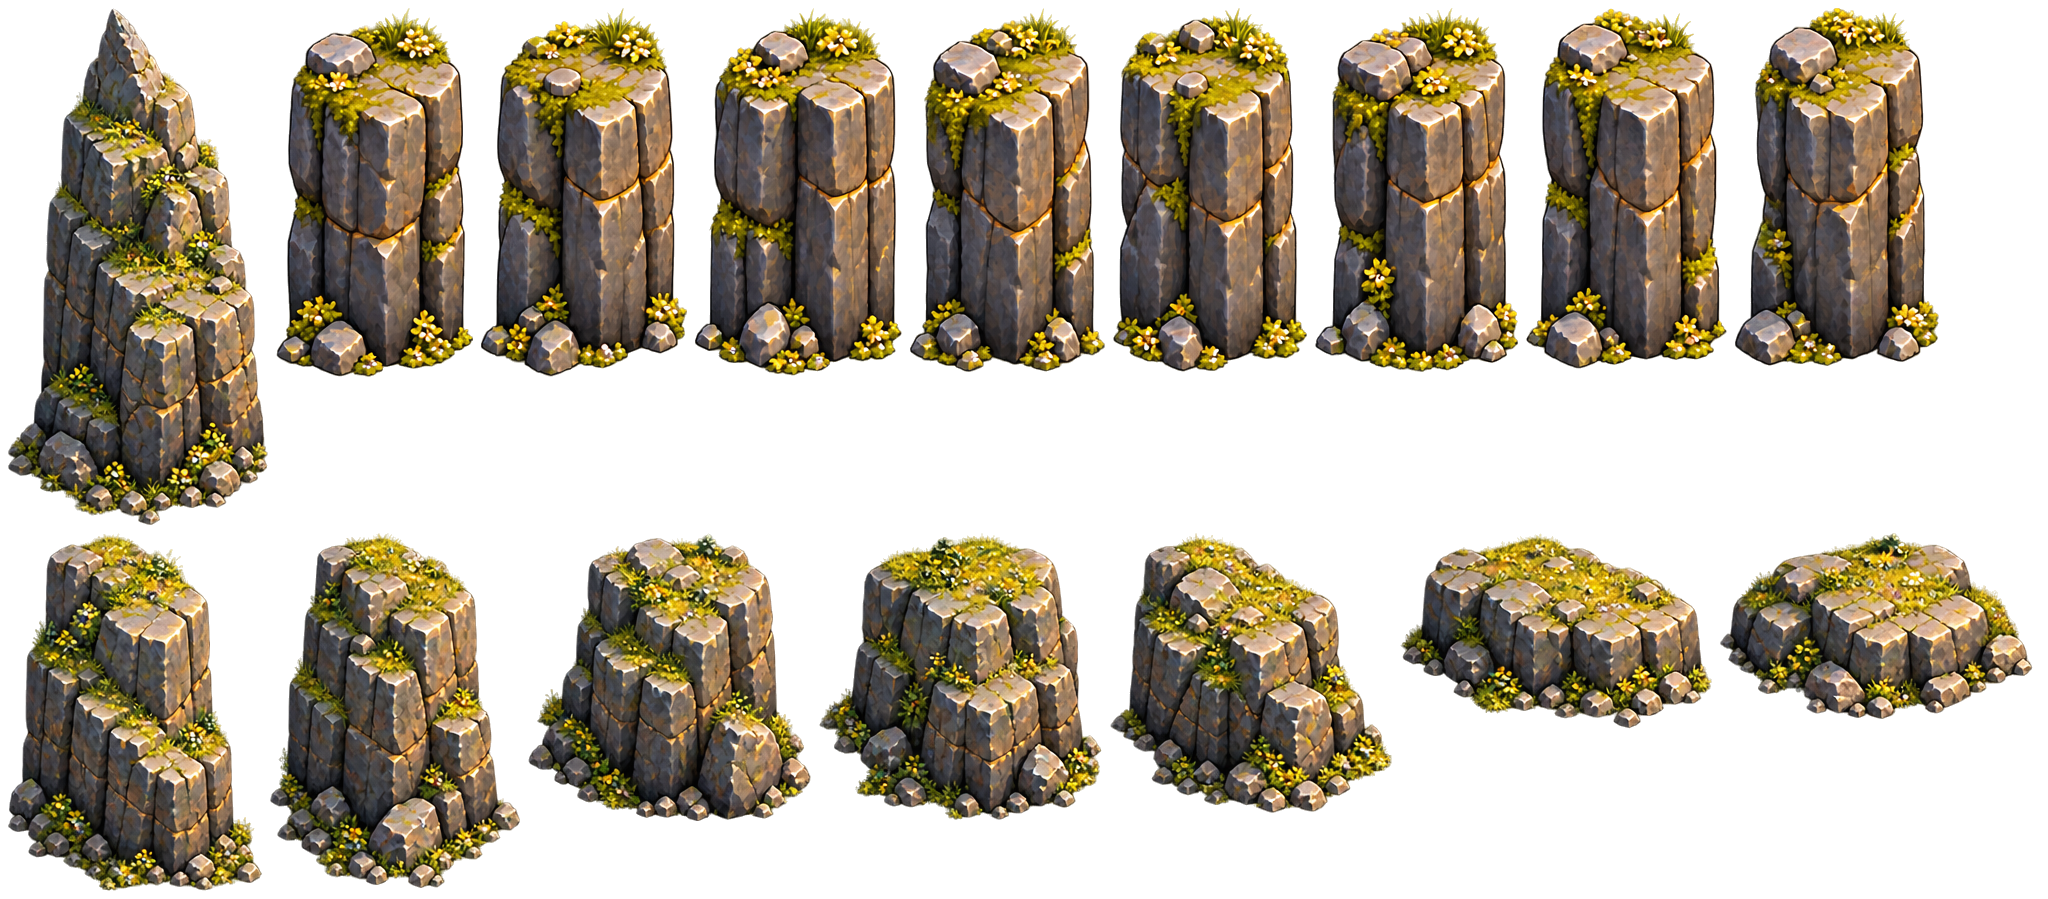

Write Python code to recreate this figure.
#!/usr/bin/env python3
"""Pack the cut cliff blocks (wall columns + natural rock) into one atlas for the game, and write the
CliffBlocks resource that points into it.

One atlas = one texture for every cliff on the map, so the 2D renderer can batch them (phone). Blocks are
packed in shelves (tallest first) with --pad px of transparent gap so mipmaps do not bleed.
Input: the folders/JSONs written by cliff_sheet_cut.py. Group = wall for the --wall JSON, rock for --rock.
Kinds: low 0, mid 1, tall 2, peak 3 (wall blocks are tall).

Writes:
  <atlas>                      PNG atlas (default art/maps/cliffs/cliff_atlas.png)
  <res>                        game/core/cliff_blocks.tres (CliffBlocks: atlas, rects, grounds, tops,
                               texels, groups, kinds) — overwritten, it holds no hand-tuned values
Top of a block (where decor stands): per column of the middle --top-span of its width, the first row with
alpha > 128; the median of those rows (block px). A narrow spire on a peak does not lift it.
Exit 0 ok, 2 bad args.

Example:
  python3 cliff_sheet_cut.py cliff_wall_sheet.png -t cliff_blocks_template.json -o $TMPDIR/cut -p cliff_wall
  python3 cliff_sheet_cut.py cliff_rock_sheet.png -t rock_blocks_template.json -o $TMPDIR/cut -p cliff_rock
  python3 cliff_atlas.py --wall $TMPDIR/cut/cliff_wall.json --rock $TMPDIR/cut/cliff_rock.json
"""
import argparse
import json
import os
import sys

from PIL import Image

KINDS = {"low": 0, "mid": 1, "tall": 2, "peak": 3, "wall": 2}
HERE = os.path.dirname(os.path.abspath(__file__))
ROOT = os.path.abspath(os.path.join(HERE, "..", "..", ".."))


def main() -> int:
    ap = argparse.ArgumentParser(description=__doc__, formatter_class=argparse.RawDescriptionHelpFormatter)
    ap.add_argument("--wall", required=True, help="cliff_wall.json from cliff_sheet_cut.py")
    ap.add_argument("--rock", required=True, help="cliff_rock.json from cliff_sheet_cut.py")
    ap.add_argument("--atlas", default=os.path.join(HERE, "cliff_atlas.png"), help="atlas PNG (default: next to this script)")
    ap.add_argument("--res", default=os.path.join(ROOT, "game", "core", "cliff_blocks.tres"),
                    help="CliffBlocks .tres (default game/core/cliff_blocks.tres)")
    ap.add_argument("--width", type=int, default=2048, help="atlas width, px (default 2048)")
    ap.add_argument("--top-span", type=float, default=0.6, help="middle share of the width measured for the top (default 0.6)")
    ap.add_argument("--pad", type=int, default=8, help="gap between blocks, px (default 8)")
    a = ap.parse_args()
    blocks = []
    for group, path in ((0, a.wall), (1, a.rock)):
        if not os.path.isfile(path):
            print(f"no such file: {path}", file=sys.stderr)
            return 2
        meta = json.load(open(path))
        for b in meta["blocks"]:
            im = Image.open(os.path.join(os.path.dirname(path), b["file"])).convert("RGBA")
            a_ = im.getchannel("A")
            w, h = im.size
            tops_ = []
            for x in range(int(w * (1 - a.top_span) / 2), int(w * (1 + a.top_span) / 2)):
                col = [a_.getpixel((x, y)) for y in range(h)]
                y = next((y for y, v in enumerate(col) if v > 128), None)
                if y is not None:
                    tops_.append(y)
            tops_.sort()
            blocks.append({"im": im, "ground": b["ground"], "texels": meta["texels_per_map_px"],
                           "top": tops_[len(tops_) // 2] if tops_ else 0,
                           "group": group, "kind": KINDS[b["kind"]]})
    order = sorted(range(len(blocks)), key=lambda i: -blocks[i]["im"].height)
    x, y, shelf = a.pad, a.pad, 0
    for i in order:
        w, h = blocks[i]["im"].size
        if x + w + a.pad > a.width:
            x, y, shelf = a.pad, y + shelf + a.pad, 0
        blocks[i]["rect"] = (x, y, w, h)
        x += w + a.pad
        shelf = max(shelf, h)
    height = y + shelf + a.pad
    atlas = Image.new("RGBA", (a.width, height), (0, 0, 0, 0))
    for b in blocks:
        atlas.paste(b["im"], b["rect"][:2])
    atlas.save(a.atlas)
    res_atlas = "res://" + os.path.relpath(os.path.abspath(a.atlas), ROOT)
    rects = ", ".join("Rect2(%d, %d, %d, %d)" % b["rect"] for b in blocks)
    grounds = ", ".join("%g, %g" % tuple(b["ground"]) for b in blocks)
    texels = ", ".join("%g" % b["texels"] for b in blocks)
    tops = ", ".join("%g" % b["top"] for b in blocks)
    groups = ", ".join(str(b["group"]) for b in blocks)
    kinds = ", ".join(str(b["kind"]) for b in blocks)
    with open(a.res, "w") as f:
        f.write('[gd_resource type="Resource" script_class="CliffBlocks" load_steps=3 format=3]\n\n')
        f.write('[ext_resource type="Script" path="res://game/core/cliff_blocks.gd" id="1_script"]\n')
        f.write('[ext_resource type="Texture2D" path="%s" id="2_atlas"]\n\n' % res_atlas)
        f.write('[resource]\nscript = ExtResource("1_script")\natlas = ExtResource("2_atlas")\n')
        f.write("rects = Array[Rect2]([%s])\n" % rects)
        f.write("grounds = PackedVector2Array(%s)\n" % grounds)
        f.write("tops = PackedFloat32Array(%s)\n" % tops)
        f.write("texels = PackedFloat32Array(%s)\n" % texels)
        f.write("groups = PackedByteArray(%s)\n" % groups)
        f.write("kinds = PackedByteArray(%s)\n" % kinds)
    print(f"atlas {a.width}x{height}, {len(blocks)} blocks -> {a.atlas}, {a.res}")
    return 0


if __name__ == "__main__":
    raise SystemExit(main())
